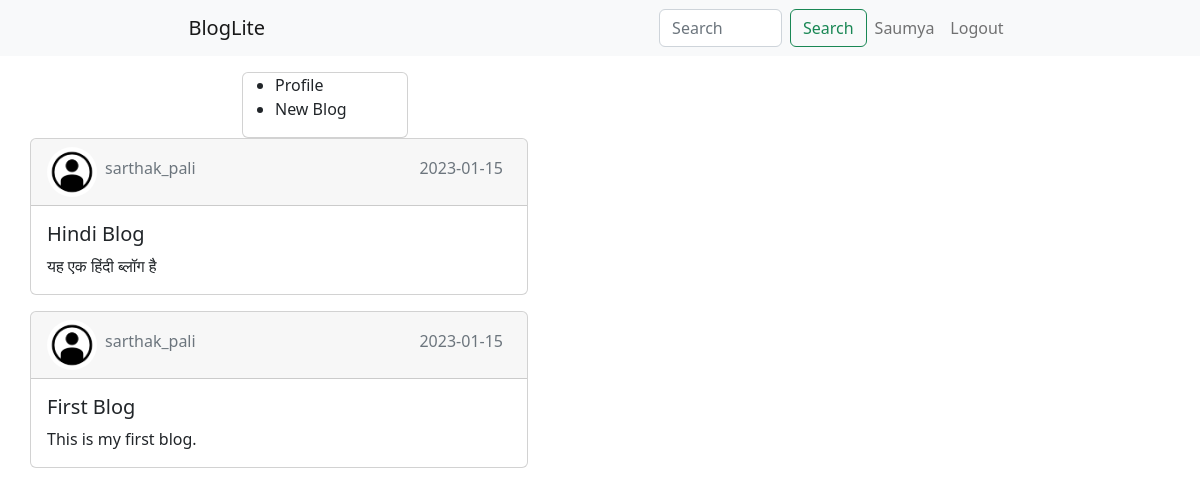
The app's page /home (signed in) with its own data.
### application/models.py (models this page shows, shortened)
class User(db.Model, UserMixin):
    __tablename__ = 'user'
    user_id = db.Column(db.Integer, primary_key = True, autoincrement = True, unique = True, index = True)
    user_name = db.Column(db.String, unique = True)
    first_name = db.Column(db.String)
    last_name = db.Column(db.String)
    email = db.Column(db.String)
    profile_pic = db.Column(db.String, default = "default.jpg")
    password = db.Column(db.String)
    followers = db.Column(db.Integer, default = 0)
    following = db.Column(db.Integer, default = 0)
    posts = db.Column(db.Integer, default = 0)
    blogs = db.relationship('Blog', backref='user', lazy = True)

class Blog(db.Model):
    __tablename = 'blog'
    blog_id = db.Column(db.Integer, primary_key = True, autoincrement = True, unique = True, index = True)
    blog_title = db.Column(db.String)
    blog_body = db.Column(db.String)
    created_at = db.Column(db.DateTime, default = datetime.utcnow)
    user_id = db.Column(db.Integer, db.ForeignKey('user.user_id'), nullable = False)

### main.py (the view)
@app.route('/', methods = ['GET'])
@app.route('/home', methods = ['GET'])
def home():
    blogs = Blog.query.order_by(Blog.created_at.desc())
    return render_template("home.html", blogs = blogs)

### application/validation.py
class searchForm(FlaskForm):
    search = StringField('search', validators=[DataRequired()])
    submit = SubmitField('Search')

### application/controller/userController.py (called while the page is built)
@app.context_processor
def layout():
    form = searchForm()
    return dict(form = form)

### application/models.py (called while the page is built)
@login_manager.user_loader
def load_user(user_id):
    return User.query.get(int(user_id))

### templates/home.html
{% extends "layout.html" %}
{% block content %}
    {% for blog in blogs %}
            <div class="card signUP mb-3">
                <div class="card-header d-flex flex-row">
                  <img src="{{ url_for('static', filename = 'images/' + blog.user.profile_pic) }}" style="width: 50px;height:50px;border-radius: 100%;">
                  <h6 class="card-subtitle my-1 text-muted p-2"><a class="nav-link active" href="{{url_for('user', user_id = blog.user.user_id)}}">{{ blog.user.user_name}}</a></h6>
                  <h6 class="card-subtitle my-1 text-muted p-2 ms-auto">{{ blog.created_at.strftime('%Y-%m-%d') }}</h6>
                </div>
                <div class="card-body d-flex flex-row">
                  <div>
                    <h5 class="card-title"><a class="nav-link active" href="{{url_for('blog', blog_id = blog.blog_id)}}">{{ blog.blog_title }}</a></h5>
                    <p class="card-text">{{ blog.blog_body }}</p>
                  </div>
                </div>
            </div>
    {% endfor %}
{% endblock content %}

### templates/layout.html (shortened to what this page needs)
<!DOCTYPE html>
<html lang="en">
  <head>
    <link href="https://cdn.jsdelivr.net/npm/bootstrap@5.2.3/dist/css/bootstrap.min.css" rel="stylesheet">
    <link href = "../static/css/styles.css" type = "text/css" rel="stylesheet">
  </head>
  <body>
    <nav class="navbar navbar-expand-lg bg-light sticky-top">
        <div class="container-fluid">
          <a class="navbar-brand BLOG me-5" href="/home">BlogLite</a>
          <form class="d-flex ms-5 searchBar" method="POST" action="{{ url_for('search')}}">
              <input class="form-control me-2 ms-5"  name="search" type="search" placeholder="Search" aria-label="Search">
              <button class="btn btn-outline-success" type="submit">Search</button>
          </form>
          <div class="collapse navbar-collapse signlog" id="navbarTogglerDemo03">
            <ul class="navbar-nav ms-auto mb-2 mb-lg-0">
              {% if current_user.is_authenticated %}
                <li class="nav-item">
                  <a class="nav-link" href="/profile">{{ current_user.first_name.capitalize() }}</a>
                </li>
                <li class="nav-item">
                  <a class="nav-link" href="/logout">Logout</a>
                </li>
              {% endif%}
            </ul>
          </div>
        </div>
    </nav>
    <main class="container mt-3">
      <div class="row">
        <aside class="col-md-2 sidebar">
          <div class="card">
            <ul>
              {% if current_user.is_authenticated %}
                <li class="nav-item ">
                  <a class="nav-link active" href="/profile">Profile</a>
                </li>
                <li class="nav-item ">
                  <a class="nav-link active" href="/newBlog">New Blog</a>
                </li>
              {% else %}
                <li class="nav-item ">
                  <a class="nav-link active" href="/home">Explore</a>
                </li>
              {% endif %}
            </ul>
          </div>
        </aside>
        <div class="col-8 mybody">
          {% block content %}{% endblock %}
        </div>
      </div>
    </main>
  </body>
</html>

### static/css/styles.css (style rules this page uses)
* { border-radius: 0px; }
.searchBar { padding-left: 250px; }
.signUP { margin-right: 250px; }
.sidebar { margin-left: 200px; }
.mybody { padding-left: 0px; }
.signlog { padding-right: 15%; }
.BLOG { padding-left: 15%; }

### records on screen
User: first_name "Saumya"
Blog: profile_pic (placeholder picture), user.user_name "sarthak_pali", created_at "2023-01-15", blog_title "Hindi Blog", blog_body "यह एक हिंदी ब्लॉग है"
Blog: profile_pic (placeholder picture), user.user_name "sarthak_pali", created_at "2023-01-15", blog_title "First Blog", blog_body "This is my first blog."
